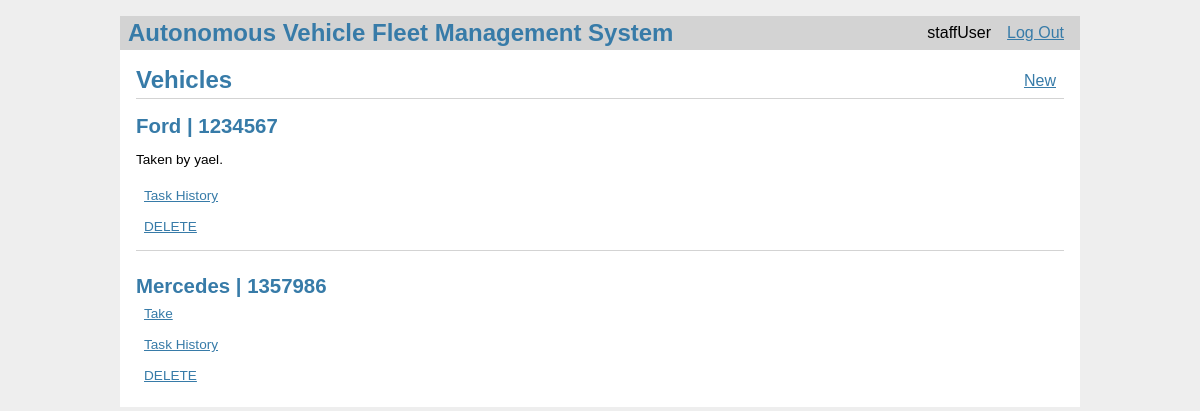
The app's page /vehicles/ (signed in) with its own data.
### models.py (models this page shows, shortened)
class User(db.Model):
    id = db.Column(db.Integer, primary_key=True)
    username = db.Column(db.String(80), unique=True, nullable=False)
    password = db.Column(db.String(80), unique=True, nullable=False)
    role = db.Column(db.String(80), unique=False, nullable=False)

class Vehicle(db.Model):
    id = db.Column(db.Integer, primary_key=True)
    manufacturer = db.Column(db.String(80), unique=False, nullable=False)
    license_plate_number = db.Column(
        db.String(80), unique=True, nullable=False)
    user_id = db.Column(db.Integer, nullable=True)
    available = db.Column(db.Boolean, unique=False,
                          nullable=False, default=True)

### vehicles.py (the view)
@bp.route('/')
def index():
    vehicles = Vehicle.query.all()
    users = {
        user.id: user for user in
        User.query.filter(User.id.in_(
            [vehicle.user_id for vehicle in vehicles if vehicle.user_id]
        )).all()
    }
    create_staff_user()
    return render_template('vehicles/index.html', vehicles=vehicles, users=users)

### auth.py (called while the page is built)
@bp.before_app_request
def load_logged_in_user():
    user_id = session.get('user_id')
    if user_id is None:
        g.user = None
    else:
        g.user = User.query.filter_by(id=user_id).first()

### vehicles.py (called while the page is built)
def create_staff_user():
    staff_user = User.query.filter_by(username='staffUser').first()
    if staff_user is None:
        staff_user = User(username='staffUser', password=generate_password_hash(
            'staffpass'), role='STAFF')
        db.session.add(staff_user)
        db.session.commit()

### templates/vehicles/index.html
{% extends 'base.html' %}
{% block header %}
<h1>{% block title %}Vehicles{% endblock %}</h1>
{% if g.user.role == 'STAFF' %}
<a class="action" href="{{ url_for('vehicles.create') }}">New</a>
{% endif %}
{% endblock %}
{% block content %}
{% for v in vehicles %}
<article class="vehicle">
    <header>
        <div>
            <h1>{{ v.manufacturer }} | {{ v.license_plate_number }}</h1>
            {% if v.available == True %}
            <a class="action" href="{{ url_for('vehicles.take_vehicle', vid=v.id) }}">Take</a>
            {% else %}
            {% if v.user_id == g.user.id %}
            <a class="action" href="{{ url_for('vehicles.return_vehicle', vid=v.id) }}">Return</a>
            {% else %}
            <p>Taken by {{ users[v.user_id].username }}.</p>
            {% endif %}
            {% endif %}
            <a class="action" href="{{ url_for('vehicles.task_history', vid=v.id) }}">Task History</a>
            {% if g.user.role == 'STAFF' %}
            <a class="action" href="{{ url_for('vehicles.delete', vid=v.id) }}">DELETE</a>
            {% endif %}
        </div>
    </header>
</article>
{% if not loop.last %}
<hr>
{% endif %}
{% endfor %}
{% endblock %}

### templates/base.html (shortened to what this page needs)
<!doctype html>
<link rel="stylesheet" href="{{ url_for('static', filename='style.css') }}">
<nav>
    <h1>Autonomous Vehicle Fleet Management System</h1>
    <ul>
        {% if g.user %}
        <li><span>{{ g.user['username'] }}</span>
        <li><a href="{{ url_for('auth.logout') }}">Log Out</a>
            {% else %}
        <li><a href="{{ url_for('auth.register') }}">Register</a>
        <li><a href="{{ url_for('auth.login') }}">Log In</a>
            {% endif %}
    </ul>
</nav>
<section class="content">
    <header>
        {% block header %}{% endblock %}
    </header>
    {% block content %}{% endblock %}
</section>

### static/style.css (style rules this page uses)
h1 { font-family: sans-serif; color: #377ba8; margin: 1rem 0; }
a { color: #377ba8; }
hr { border: none; border-top: 1px solid lightgray; }
nav { background: lightgray; display: flex; align-items: center; padding: 0 0.5rem; }
nav h1 { flex: auto; margin: 0; }
nav ul { display: flex; list-style: none; margin: 0; padding: 0; }
nav ul li a, nav ul li span, header .action { display: block; padding: 0.5rem; }
.content { padding: 0 1rem 1rem; }
.content>header { border-bottom: 1px solid lightgray; display: flex; align-items: flex-end; }
.content>header h1 { flex: auto; margin: 1rem 0 0.25rem 0; }
.vehicle>header { display: flex; align-items: flex-end; font-size: 0.85em; }
.vehicle>header>div:first-of-type { flex: auto; }
.vehicle>header h1 { font-size: 1.5em; margin-bottom: 0; }
.content:last-child { margin-bottom: 0; }

### records on screen
User: user.username "staffUser"
Vehicle: manufacturer "Ford", license_plate_number "1234567"
User: username "yael"
Vehicle: manufacturer "Mercedes", license_plate_number "1357986"
